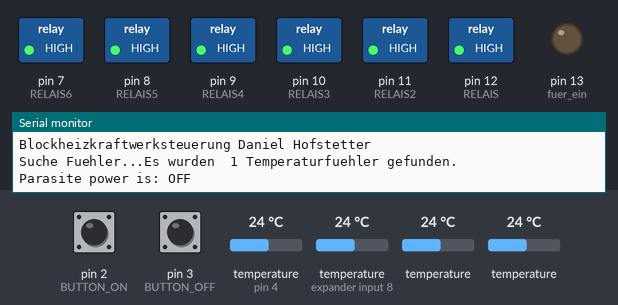
Simulated run of this sketch. Board: Arduino Uno, built with avr-gcc and run on an emulated ATmega328P. Shown: switched loads named in the sketch (green lamp = pin HIGH), output pins drawn as LEDs (lit = HIGH), the last lines printed to the serial monitor. Inputs (shaded band) come from the test bench; at power-on: temperature (sensors on pin 4, expander input 8) 24 °C, pin 2 (BUTTON_ON) HIGH, pin 3 (BUTTON_OFF) HIGH, temperature 24 °C.

Above: at 1.2 s.
1.3 s: temperature (sensor on pin 4) set to 23.4 °C
At 2.5 s:
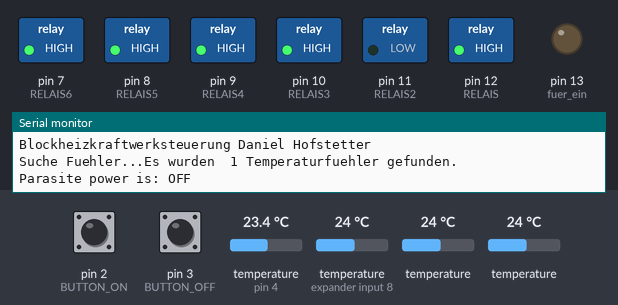
2.8 s: temperature (sensor on expander input 8) set to 39.8 °C
4.6 s: temperature (sensor on expander input 8) set to 40.9 °C
At 5.9 s:
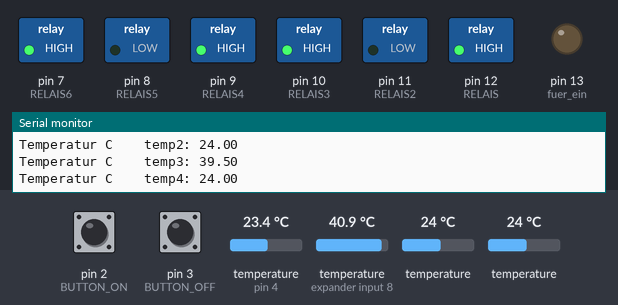
6.2 s: pin 2 (BUTTON_ON) pulled LOW for 0.15 s
At 7.0 s:
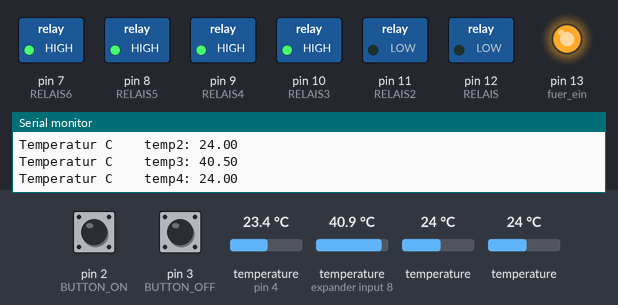
7.8 s: pin 3 (BUTTON_OFF) pulled LOW for 3.2 s
At 9.3 s:
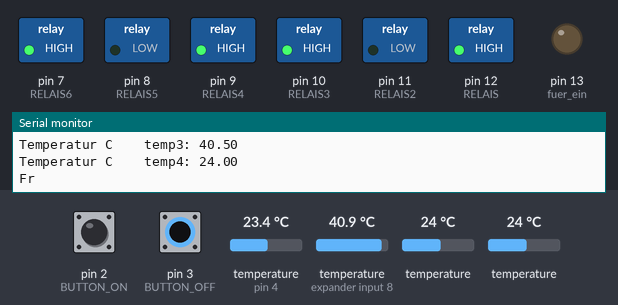
12.5 s: temperature (sensor on pin 4) set to 39.7 °C
14.0 s: temperature (sensor on pin 4) set to 40.9 °C
At 14.9 s:
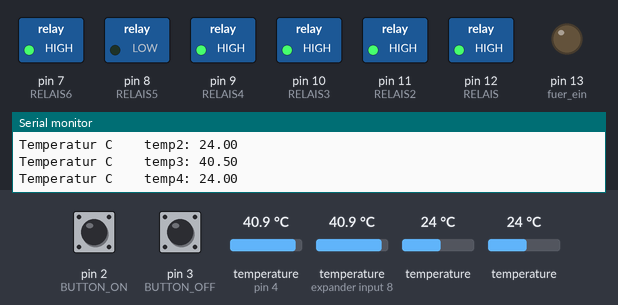
Timing chart, 0 to 16.6 s (numbered marks = the images above; inputs shaded):
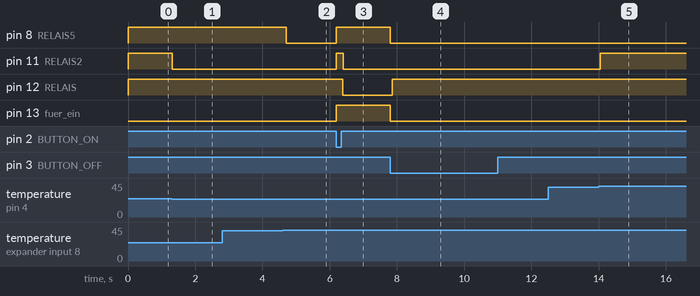

The sketch:

BHKW_Speichersteuerung.ino
```cpp
// Deiser Code steuert die Relais ueber 2 Taster (einer für EIN und einer für AUS)
// Die Steuerung ermittelt ausserdem die Temperatur von 2 ds18b20 fuehlern an einem
// one wire bus
#include <OneWire.h>
#include <DallasTemperature.h>


// Data wire is plugged into port 8 on the Arduino
#define ONE_WIRE_BUS 4
#define TEMPERATURE_PRECISION 9
#define BOUNCE_DURATION 40

#define BUTTON_ON 2 //Knopf in port 2
#define BUTTON_OFF 3 //Knopf in Port 3
#define RELAIS 12 //Relais in Port 12
#define RELAIS2 11 //Relais2 in Port 11
#define RELAIS3 10 //Relais3 in Port 10
#define RELAIS4 9 //Relais4 in Port 9
#define RELAIS5 8 //Relais 5 in Port 8
#define RELAIS6 7 //Relais 6 in Port 7


// Instantiert zwei Entpreller fuer die Knoepfe. Einen fuer ein und einen fuer aus

volatile unsigned long bounceTime=0; // variable to hold ms count to debounce a pressed switch
volatile boolean start = false; // Steuerung hat 2 Zustaende start = ja oder start = nein (-> stopp)

// Setup einen OneWire Bus fuer die Kommunikation mit den Temperaturfuehlern
OneWire oneWire(ONE_WIRE_BUS);
// Die DallasTemparature Lib uebernimtm das handling des one wire bus
DallasTemperature sensors(&oneWire);
const long TEMPR_READ_INTERVAL = 3000; // gibt an wie haeufig Temperatur gelesen wird

// arrays mit den Adressen der Temperaturfuehler 28D3AF3304000081
DeviceAddress temp1 = { 0x28, 0x81, 0x91, 0x33, 0x4, 0x0, 0x0, 0xE7 };
DeviceAddress temp2 = { 0x28, 0xD3, 0xAF, 0x33, 0x4, 0x0, 0x0, 0x81 };
DeviceAddress temp3 = { 0x28, 0xD2, 0xFF, 0x33, 0x4, 0x0, 0x0, 0x23 };
DeviceAddress temp4 = { 0x28, 0x89, 0x7A, 0x33, 0x4, 0x0, 0x0, 0xEC };

unsigned long lastTempReadTime = 0;  // Wann die Temperatur zuletzt gelesen wurde
const double vorwaermenTemp = 45; //Temperatur bei dem das Relais fuer das vorwaermen der Maschine ausgeschaltet wird
const double abgasWtEinTemp = 35; //Temperatur von der an die Pumpe des Abgaswaermetauschers lauft
double abgastWtPumpStartedTime = -1; //Zeit zu der die Abgaswaermetauschpumpe beim abstellen gestartet wurde, -1 bedeutet das noch keine Zeit gesetzt wurde

/**
* Initialisierung des Programms (Anschluesse, Sensonren etc ..)
*/
void setup() {
  pinMode(BUTTON_ON,INPUT);
  pinMode(BUTTON_OFF,INPUT);
  pinMode(RELAIS,OUTPUT);
  pinMode(RELAIS2,OUTPUT);
  pinMode(RELAIS3,OUTPUT);
  pinMode(RELAIS4,OUTPUT);
  pinMode(RELAIS5, OUTPUT);
  pinMode(RELAIS6,OUTPUT);
  pinMode(13, OUTPUT); //fuer ein/aus laempchen
  digitalWrite(RELAIS, HIGH );
  digitalWrite(RELAIS2, HIGH );
  digitalWrite(RELAIS3, HIGH );
  digitalWrite(RELAIS4, HIGH );
  digitalWrite(RELAIS5,HIGH);
  digitalWrite(RELAIS6,HIGH);


  //Gib Daten der Temperaturfuehler aus
  // start serial port
  Serial.begin(9600);
  Serial.println("Blockheizkraftwerksteuerung Daniel Hofstetter");

  // Start Temperaturfuelherbibliothek
  sensors.begin();

  // locate devices on the bus
  Serial.print("Suche Fuehler...");
  Serial.print("Es wurden  ");
  Serial.print(sensors.getDeviceCount(), DEC);
  Serial.println(" Temperaturfuehler gefunden.");
  if(!sensors.isConnected(temp1)) {Serial.println("FEHLER Konnte Adresse fuer  temp1 nicht finden"); digitalWrite(RELAIS6,LOW);}
  if(!sensors.isConnected(temp2)) {Serial.println("FEHLER Konnte Adresse fuer  temp2 nicht finden"); digitalWrite(RELAIS6,LOW);}
  if(!sensors.isConnected(temp3)) {Serial.println("FEHLER Konnte Adresse fuer  temp3 nicht finden"); digitalWrite(RELAIS6,LOW);}
  if(!sensors.isConnected(temp4)) {Serial.println("FEHLER Konnte Adresse fuer  temp4 nicht finden"); digitalWrite(RELAIS6,LOW);}


    // report parasite power requirements
  Serial.print("Parasite power is: ");
  if (sensors.isParasitePowerMode()) Serial.println("ON");
  else Serial.println("OFF");

  // Aufloesung der Temperatursensoren auf 9 bit einstellen
  sensors.setResolution(temp1, TEMPERATURE_PRECISION);
  sensors.setResolution(temp2, TEMPERATURE_PRECISION);
  sensors.setResolution(temp3, TEMPERATURE_PRECISION);
  sensors.setResolution(temp4, TEMPERATURE_PRECISION);

 //button interrupt handler
 attachInterrupt(0, buttonInterruptHandler, LOW );
 attachInterrupt(1, buttonInterruptHandler, LOW );

}
/*
* Schlaufe welche dauernd wiederholt wird
*/
void loop() {
  readTemperatures();
  handleVorwaermen(); //vorwaermen handhaben
  handleAbgaswaermetauscher1();
  handleWaermetransportSpeicher();
  handleNotstop();

}
/* Startet die Vorwaermpumpe wenn die Temperatur noch tief ist
*/
void handleVorwaermen(){
  double temperature1 =  sensors.getTempC(temp1);
  if(start == true && temperature1 < vorwaermenTemp ){
    digitalWrite(RELAIS, LOW ); //Ausgang einschalten
  }else{
     digitalWrite(RELAIS, HIGH );
  }
}

/*
* handhabt die Steuerung der Pumpe des Abgaswarmetauscher 1
*/
void   handleAbgaswaermetauscher1(){
  double temperature3 = sensors.getTempC(temp3);//lies temperatur des fuehelrs 3
  if(start == true){
    abgastWtPumpStartedTime = -1;
     if(temperature3 > abgasWtEinTemp){
       digitalWrite(RELAIS2, LOW ); //Ausgang einschalten
  }  else{
     digitalWrite (RELAIS2,HIGH);
    }
  }
  else if(start == false){
     double temperature1 =  sensors.getTempC(temp1);
     if(temperature3 > temperature1){
           //startzeitpunkt zu dem wtPumpe 1 eingeschaltet wurde
            if(abgastWtPumpStartedTime == -1){
               abgastWtPumpStartedTime = millis();
            }
            if(abs((millis() - abgastWtPumpStartedTime) < (1000* 60 * 6))) {
                digitalWrite(RELAIS2, LOW ); //Ausgang einschalten
            } else{
              digitalWrite (RELAIS2,HIGH);   //nach 6 Minuten ausschalten
            }

      } else{ //temparaturdifferenzbedingung ist nicht erfuellt
           digitalWrite (RELAIS2,HIGH);
     }
  }
}

/**
* handhabt den Waermetransport zum Speicher in 3 Stufen
*/
void handleWaermetransportSpeicher(){
    double temperature4 = sensors.getTempC(temp4);//lies temperatur des fuehelrs 4
    double temperature3 = sensors.getTempC(temp3);//lies temperatur des fuehelrs 3
    double temperature2 = sensors.getTempC(temp2);//lies temperatur des fuehelrs 2
  if(start == true && temperature3 >= 70 && temperature3 < 80){
     activateExclusive(RELAIS3); //exklusiv einschalten
  } else if(start == true && temperature2 >= 95){
      activateExclusive(RELAIS3); //exklusiv einschalten
  }else if(start == true && temperature2 < 94.5){
      digitalWrite(RELAIS3,HIGH); //Wenn gekuehlt Pumpe wieder abschalten
  } else if(start == true && temperature3 >= 80 && temperature3 < 85){
      activateExclusive(RELAIS4);//4ein alle anderen aus
  } else if(start == true && temperature3 >= 85){
       activateExclusive(RELAIS5); //5 ein andere aus
  } else if(start == false && temperature3 > 40  && (temperature3 - temperature4) > 4){
       activateExclusive(RELAIS5); //5 ein andere aus
  }
  else{
    //nichts traf zu -> Alles ausschalten
      digitalWrite(RELAIS3,HIGH);
      digitalWrite(RELAIS4,HIGH);
      digitalWrite(RELAIS5,HIGH);
  }
}

/**
* handhabt den Notstop wenn uebertemperatur vorhanden ist
*/
void handleNotstop(){
    double temperature1 = sensors.getTempC(temp1);//lies temperatur des fuehelrs 1
    double temperature2 = sensors.getTempC(temp2);//lies temperatur des fuehelrs 2
    double temperature3 = sensors.getTempC(temp3);//lies temperatur des fuehelrs 3
    //uebertemperaturtest
    if (temperature1 >= 98 || temperature2 >= 108 || temperature3 >= 110 ){
      digitalWrite(RELAIS6,LOW);//Notstop einschalten
    }
}

void activateExclusive(int pinNumber){
  digitalWrite(RELAIS3,HIGH);
  digitalWrite(RELAIS4,HIGH);
  digitalWrite(RELAIS5,HIGH);
  if(pinNumber != RELAIS3 && pinNumber != RELAIS4 && pinNumber != RELAIS5 ){
    Serial.println("KRITISCHER FEHLER Pinnummer zum aktivieren muss einer der vorgaben entsprechen");
  } else{
    digitalWrite(pinNumber,LOW) ;//einschalten
  }
}


void buttonInterruptHandler(){
// this is the interrupt handler for button presses
// it ignores presses that occur in intervals less then the bounce time
   if (abs(millis() - bounceTime) > BOUNCE_DURATION){
      int valueON = digitalRead(BUTTON_ON);
      int valueOFF = digitalRead(BUTTON_OFF);
       // Wenn AUS Schalter aktivier (auf low) dann wird das Relais ausgeschaltet
     if ( valueOFF == LOW) {
         start = false;
         digitalWrite(13,LOW);
     } else  if ( valueON == LOW) {
          //EIN Knopf wird nur geprueft wenn AUS Knopf nicht geschaltet
           start = true;
           digitalWrite(13,HIGH);
           digitalWrite(RELAIS, HIGH );
           digitalWrite(RELAIS2, HIGH );
           digitalWrite(RELAIS3, HIGH );
           digitalWrite(RELAIS4, HIGH );
           digitalWrite(RELAIS5,HIGH);
           digitalWrite(RELAIS6,HIGH); //allfaelliger Notstp wird bei start wieder geloescht
    }
    bounceTime = millis();
 }
}

void readTemperatures(){
    unsigned long currentMillis = millis();
  if(abs(currentMillis - lastTempReadTime) > TEMPR_READ_INTERVAL){
    // call sensors.requestTemperatures() to issue a global temperature
    // request to all devices on the bus
    Serial.print("Frage Temperaturfuehler ab... ");
    sensors.requestTemperatures();
    Serial.println("FERTIG");
    // Zeige Temperatur auf Serieller Schnittstelle
    printTemperature("temp1",temp1);
    printTemperature("temp2",temp2);
    printTemperature("temp3",temp3);
    printTemperature("temp4",temp4);
    lastTempReadTime = currentMillis;

  }
}

// function to print the temperature for a device
void printTemperature(String name,DeviceAddress deviceAddress)
{
  float tempC = sensors.getTempC(deviceAddress);
  Serial.print("Temperatur C    ");
  Serial.print(name);
  Serial.print(": ");
  Serial.println(tempC);

}

// function to print a device address
void printAddress(DeviceAddress deviceAddress)
{
  for (uint8_t i = 0; i < 8; i++)
  {
    // zero pad the address if necessary
    if (deviceAddress[i] < 16) Serial.print("0");
    Serial.print(deviceAddress[i], HEX);
  }
}
```

Measured:
- the behaviour switches between 24 and 23.9 °C on temperature (sensor on pin 4) (found by bisection; images 0 and 1)
- the behaviour switches between 40.4 and 40.5 °C on temperature (sensor on expander input 8) (found by bisection; images 1 and 2)
- the behaviour switches between 40.4 and 40.5 °C on temperature (sensor on pin 4) (found by bisection; images 4 and 5)
- after the input at 1.3 s, pin 11 (RELAIS2): HIGH → LOW at once
- after the input at 4.6 s, pin 8 (RELAIS5): HIGH → LOW after 0.10 s
- after the input at 6.2 s, pin 8 (RELAIS5), pin 13 (fuer_ein): LOW → HIGH at once; pin 11 (RELAIS2): LOW → HIGH at once, → LOW 0.20 s later; pin 12 (RELAIS): HIGH → LOW after 0.19 s
- after the input at 7.8 s, pin 8 (RELAIS5), pin 13 (fuer_ein): HIGH → LOW at once; pin 12 (RELAIS): LOW → HIGH after 0.06 s
- after the input at 14.0 s, pin 11 (RELAIS2): LOW → HIGH after 0.05 s
